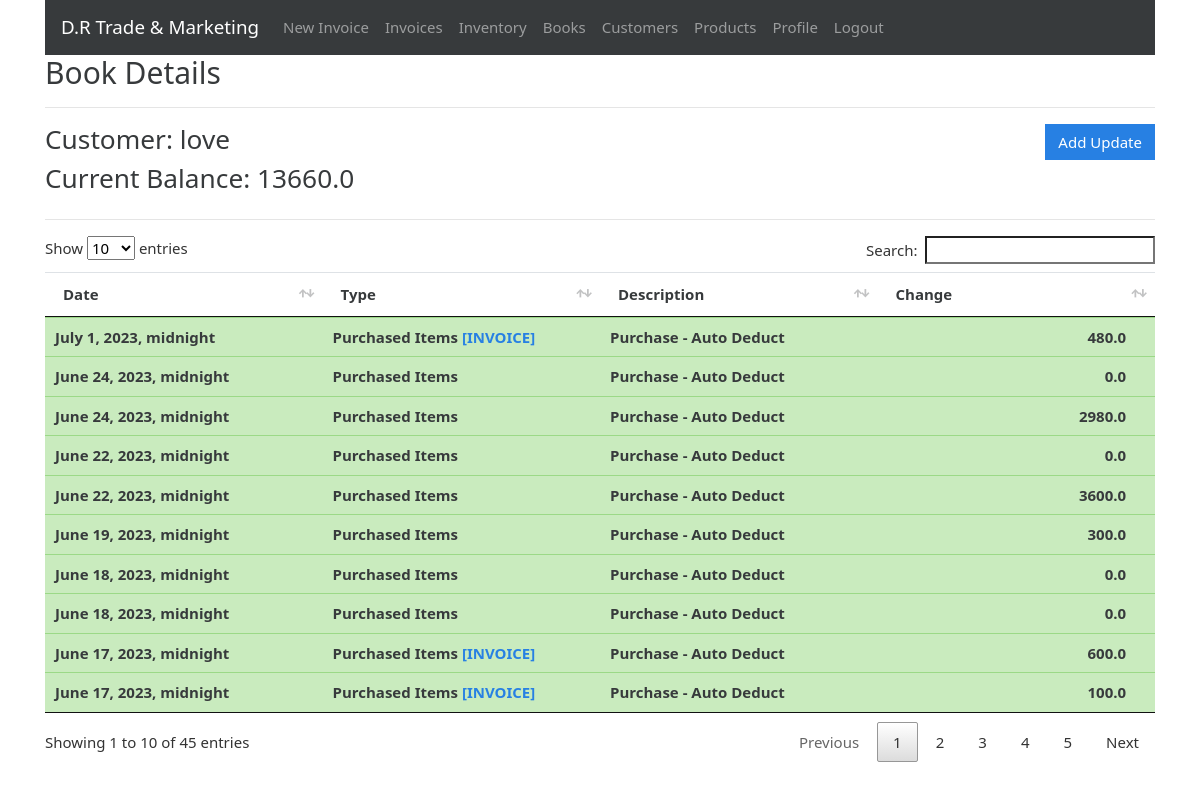
Screenshot of /books/2 (signed in) with the database file from the repository.
### gstbillingapp/models.py (models this page shows, shortened)
class Book(models.Model):
    user = models.ForeignKey(User, null=True, blank=True, on_delete=models.SET_NULL)
    customer = models.ForeignKey(Customer, null=True, blank=True, on_delete=models.SET_NULL)
    current_balance = models.FloatField(default=0)
    last_log = models.ForeignKey('BookLog', null=True, blank=True, default=None, on_delete=models.SET_NULL)

class Customer(models.Model):
    user = models.ForeignKey(User, null=True, blank=True, on_delete=models.SET_NULL)
    customer_name = models.CharField(max_length=200)
    customer_address = models.TextField(max_length=600, blank=True, null=True)
    customer_phone = models.CharField(max_length=14, blank=True, null=True)
    customer_gst = models.CharField(max_length=15, blank=True, null=True)

class BookLog(models.Model):
    parent_book = models.ForeignKey(Book, null=True, blank=True, on_delete=models.CASCADE)
    date = models.DateTimeField(default=datetime.now, blank=True, null=True)
    last_modified = models.DateTimeField(auto_now=True)
    CHANGE_TYPES = [
        (0, 'Paid'),
        (1, 'Purchased Items'),
        (2, 'Sold Items'),
        (4, 'Other'),
    ]
    change_type = models.IntegerField(choices=CHANGE_TYPES, default=0)
    change = models.FloatField(default=0.0)
    associated_invoice = models.ForeignKey(Invoice, blank=True, null=True, default=None, on_delete=models.SET_NULL)
    description = models.TextField(max_length=600, blank=True, null=True)

### gstbillingapp/views.py (the view)
# urls.py: path('books/<int:book_id>', views.book_logs, name='book_logs'),
@login_required
def book_logs(request, book_id):
    context = {}
    book = get_object_or_404(Book, id=book_id, user=request.user)
    book_logs = BookLog.objects.filter(parent_book=book).order_by('-id')
    context['book'] = book
    context['book_logs'] = book_logs
    return render(request, 'gstbillingapp/book_logs.html', context)

### gstbillingapp/templates/gstbillingapp/book_logs.html (shortened to what this page needs)
{% extends "gstbillingapp/base.html" %}
{% load static %}
{% block content %}
<h2>Book Details</h2>
<hr>
<div class="row">
	<div class="col">
		<h3>Customer: {{book.customer.customer_name}}</h3>
		<h3>Current Balance: {{book.current_balance}}</h3>
	</div>
	<div class="col">
		<a href="{% url 'book_logs_add' book.id %}" id="add_customer_btn"><button type="button" class="btn btn-primary">Add Update</button></a>
	</div>
</div>
<hr>
<table class="table table-hover font-weight-bold" id="inventory-logs-table">
	<thead>
		<tr>
			<th>Date</th>
			<th>Type</th>
			<th>Description</th>
			<th>Change</th>
		</tr>
	</thead>
	<tbody class="two-col-form">
		{% for item in book_logs %}
		<tr class="{% if item.change < 0 %}table-danger{% else %}table-success{%endif%}">
			<td>{{item.date}}</td>
			<td>{{item.get_change_type_display}} {% if item.associated_invoice %}<a href="{% url 'invoice_viewer' item.associated_invoice.id %}">[INVOICE]</a>{% endif %}</td>
			<td>{{item.description}}</td>
			<td class="text-right">{{item.change}} &emsp; {{inventory.product.product_unit}}</td>
		{% endfor %}
	</tbody>
</table>
{% endblock %}

### gstbillingapp/static/gstbillingapp/main.css (style rules this page uses)
.two-col-form td, .two-col-form th { width: 25%; }
#add_customer_btn, #add_product_btn { float: right; }

### rows the page displays
Book: customer.customer_name "love", current_balance "13660.0"
BookLog: date "July 1, 2023, midnight", change_type "Purchased Items", shows "[INVOICE]", description "Purchase - Auto Deduct", change "480.0"
BookLog: date "June 24, 2023, midnight", change_type "Purchased Items", description "Purchase - Auto Deduct", change "0.0"
BookLog: date "June 24, 2023, midnight", change_type "Purchased Items", description "Purchase - Auto Deduct", change "2980.0"
BookLog: date "June 22, 2023, midnight", change_type "Purchased Items", description "Purchase - Auto Deduct", change "0.0"
BookLog: date "June 22, 2023, midnight", change_type "Purchased Items", description "Purchase - Auto Deduct", change "3600.0"
BookLog: date "June 19, 2023, midnight", change_type "Purchased Items", description "Purchase - Auto Deduct", change "300.0"
BookLog: date "June 18, 2023, midnight", change_type "Purchased Items", description "Purchase - Auto Deduct", change "0.0"
BookLog: date "June 18, 2023, midnight", change_type "Purchased Items", description "Purchase - Auto Deduct", change "0.0"
BookLog: date "June 17, 2023, midnight", change_type "Purchased Items", shows "[INVOICE]", description "Purchase - Auto Deduct", change "600.0"
BookLog: date "June 17, 2023, midnight", change_type "Purchased Items", shows "[INVOICE]", description "Purchase - Auto Deduct", change "100.0"
